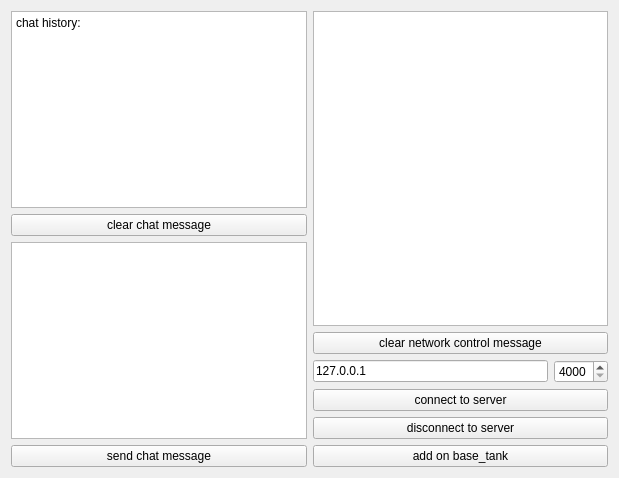
<?xml version="1.0" encoding="UTF-8"?>
<ui version="4.0">
 <class>PlayerClientView</class>
 <widget class="QWidget" name="PlayerClientView">
  <property name="geometry">
   <rect>
    <x>0</x>
    <y>0</y>
    <width>619</width>
    <height>478</height>
   </rect>
  </property>
  <property name="windowTitle">
   <string>Form</string>
  </property>
  <layout class="QHBoxLayout" name="horizontalLayout_2">
   <item>
    <layout class="QVBoxLayout" name="verticalLayout_3">
     <item>
      <widget class="QPlainTextEdit" name="chatRecord_plainTextEdit_2">
       <property name="plainText">
        <string>chat history:
</string>
       </property>
      </widget>
     </item>
     <item>
      <widget class="QPushButton" name="clear_pushButton_3">
       <property name="text">
        <string>clear chat message</string>
       </property>
      </widget>
     </item>
     <item>
      <widget class="QPlainTextEdit" name="chatInput_plainTextEdit_3"/>
     </item>
     <item>
      <widget class="QPushButton" name="send_pushButton_3">
       <property name="text">
        <string>send chat message</string>
       </property>
      </widget>
     </item>
    </layout>
   </item>
   <item>
    <layout class="QVBoxLayout" name="verticalLayout">
     <item>
      <layout class="QVBoxLayout" name="verticalLayout_2">
       <item>
        <widget class="QPlainTextEdit" name="plainTextEdit"/>
       </item>
       <item>
        <widget class="QPushButton" name="pushButton">
         <property name="text">
          <string>clear network control message</string>
         </property>
        </widget>
       </item>
      </layout>
     </item>
     <item>
      <layout class="QHBoxLayout" name="horizontalLayout">
       <item>
        <widget class="QLineEdit" name="ip_lineEdit">
         <property name="text">
          <string>127.0.0.1</string>
         </property>
        </widget>
       </item>
       <item>
        <widget class="QSpinBox" name="port_spinBox">
         <property name="minimum">
          <number>4000</number>
         </property>
         <property name="maximum">
          <number>4010</number>
         </property>
        </widget>
       </item>
      </layout>
     </item>
     <item>
      <widget class="QPushButton" name="connect_pushButton">
       <property name="text">
        <string>connect to server</string>
       </property>
      </widget>
     </item>
     <item>
      <widget class="QPushButton" name="disconnect_pushButton_2">
       <property name="text">
        <string>disconnect to server</string>
       </property>
      </widget>
     </item>
     <item>
      <widget class="QPushButton" name="pushButton_2">
       <property name="text">
        <string>add on base_tank</string>
       </property>
      </widget>
     </item>
    </layout>
   </item>
  </layout>
 </widget>
 <resources/>
 <connections>
  <connection>
   <sender>pushButton</sender>
   <signal>clicked()</signal>
   <receiver>plainTextEdit</receiver>
   <slot>clear()</slot>
   <hints>
    <hint type="sourcelabel">
     <x>382</x>
     <y>349</y>
    </hint>
    <hint type="destinationlabel">
     <x>364</x>
     <y>177</y>
    </hint>
   </hints>
  </connection>
  <connection>
   <sender>clear_pushButton_3</sender>
   <signal>clicked()</signal>
   <receiver>chatRecord_plainTextEdit_2</receiver>
   <slot>clear()</slot>
   <hints>
    <hint type="sourcelabel">
     <x>158</x>
     <y>221</y>
    </hint>
    <hint type="destinationlabel">
     <x>141</x>
     <y>132</y>
    </hint>
   </hints>
  </connection>
 </connections>
</ui>
